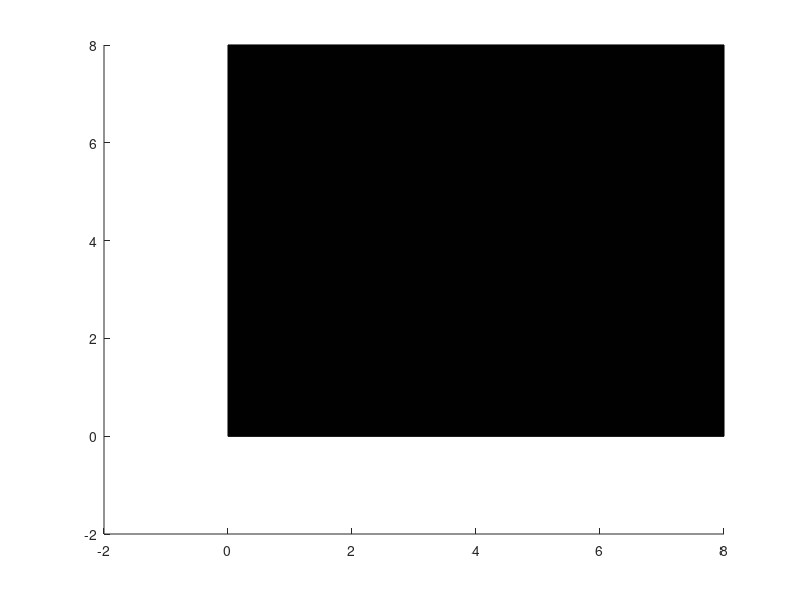

This chart was generated by the following MATLAB code: (Note: this script raises an error after producing the figure.)
%clear all;
clf;
v = -2:0.005:8;  % plotting range from -5 to 5
[x1,x2] = meshgrid(v);  % get 2-D mesh for x and y
bazowe = [0, 0; 3, 0; 6, 0; 0, 2; 0, 3; -6, 6];
cond1 = 2*x1+4*x2 <= 12;  % check conditions for these values
cond2 = x1+4*x2 <= 7;
cond3 = 2*x1+5*x2 <= 12;
cond4 = x1+3*x2 <= 6;
condGeq = x1 >= 0 & x2 >= 0;
cond1 = double(cond1);  % convert to double for plotting
cond2 = double(cond2);
cond3 = double(cond3);
cond4 = double(cond4);
condGeq = double(condGeq);
cond1(cond1 == 0) = NaN;  % set the 0s to NaN so they are not plotted
cond2(cond2 == 0) = NaN;
cond3(cond3 == 0) = NaN;
cond4(cond4 == 0) = NaN;
condGeq(condGeq == 0) = NaN;
cond = cond1.*cond2.*cond3.*cond4.*condGeq;  % multiply the two condaces to keep only the common points

len = length(v);
hold on;
C(:,:,1) = zeros(len);  % red
C(:,:,2) = ones(len);  % green
C(:,:,3) = zeros(len);   % blue
s = surf(x1,x2,condGeq, C, 'FaceAlpha',0.5);
s.EdgeColor = 'none';
C(:,:,1) = zeros(len);  % red
C(:,:,2) = zeros(len);  % green
C(:,:,3) = ones(len);   % blue
s = surf(x1,x2,cond1, C, 'FaceAlpha',0.5);
s.EdgeColor = 'none';
C(:,:,1) = ones(len);  % red
C(:,:,2) = zeros(len);  % green
C(:,:,3) = zeros(len);   % blue
s = surf(x1,x2,cond2, C, 'FaceAlpha',0.5);
s.EdgeColor = 'none';
C(:,:,1) = ones(len);  % red
C(:,:,2) = ones(len);  % green
C(:,:,3) = zeros(len);   % blue
s = surf(x1,x2,cond3, C, 'FaceAlpha',0.5);
s.EdgeColor = 'none';
C(:,:,1) = ones(len).*0.25;% red
C(:,:,2) = ones(len).*0.75;  % green
C(:,:,3) = ones(len);   % blue
s = surf(x1,x2,cond4, C, 'FaceAlpha',0.5);
s.EdgeColor = 'none';
C(:,:,1) = ones(len);  % red
C(:,:,2) = zeros(len);  % green
C(:,:,3) = ones(len);   % blue
%s = surf(x1,x2,cond, C);
%s.EdgeColor = 'none';
%scatter3(bazowe(1, 1), bazowe(1, 2), 1, 'filled');
%scatter3(bazowe(2, 1), bazowe(2, 2), 1, 'filled');
%scatter3(bazowe(3, 1), bazowe(3, 2), 1, 'filled');
%scatter3(bazowe(4, 1), bazowe(4, 2), 1, 'filled');
%scatter3(bazowe(5, 1), bazowe(5, 2), 1, 'filled');
%scatter3(bazowe(6, 1), bazowe(6, 2), 1, 'filled');
view(2);
%legend("x_1,x_2 \geq 0","x_1+2x_2\geq6","2x_1+3x_2\leq6", "I", "II", "III", "IV", "V", "VI");
wspkierunkowy = 14/6;
przesuniecie = 0;
if (wspkierunkowy > 0)
    minv = min(v);
    maxv = max(v);
else
    minv = -max(v);
    maxv = -min(v);
end
%if (abs(wspkierunkowy) >= 1)
    %line([minv+przesuniecie,maxv]./wspkierunkowy, [min(v),max(v)- przesuniecie], [1,1], 'Color','red','LineStyle','--', 'LineWidth', 2)
%else
    %line([min(v),max(v)], [minv,maxv].*wspkierunkowy-przesuniecie, [1,1], 'Color','red','LineStyle','--', 'LineWidth', 2)
%end
scatter3(6, 0, 1, 'filled');
%legend("x_1,x_2 \geq 0","x_1+x_2\geq4","-2x_1+3x_2\leq6", "izokwanta");
legend("x_1,x_2\geq0","2x_1+4x_2\leq12","x_1+4x_2\leq7", "2x_1+5x_2\leq12", "x_1+3x_2\leq6", "rozwiazanie (6;0)");
xlabel("x_1");
ylabel("x_2");
